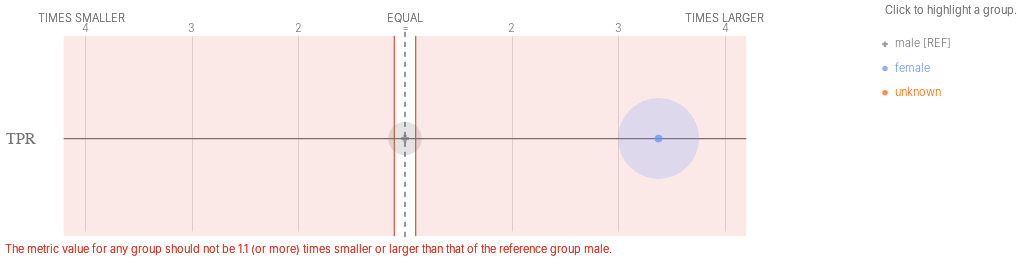

Notebook code cell kept with this figure:
### Code cell
ap.disparities(bdf, metrics, 'teacher_sex', fairness_threshold = 1.10)

### Figure 1 — Vega-Lite specification as saved in the notebook (floating-point values rounded to 4 significant figures)
{"config": {"view": {"continuousWidth": 400, "continuousHeight": 300, "strokeWidth": 0}, "axisLeft": {"labelColor": "rgb(117,117,117)", "labelFont": "Helvetica", "labelFontSize": 16}}, "layer": [{"data": {"name": "data-a80bbe78875d74850191493116348974"}, "mark": {"type": "rule", "stroke": "rgb(117,117,117)", "strokeWidth": 1.25, "tooltip": ""}, "encoding": {"x": {"type": "quantitative", "field": "x", "scale": {"domain": [-3, 3], "range": [80.0, 720.0]}}, "x2": {"field": "x2"}, "y": {"type": "nominal", "axis": {"domain": false, "labelAngle": 0, "labelPadding": -30, "orient": "left", "ticks": false, "title": ""}, "field": "metric", "scale": {"domain": ["TPR"], "range": [30, 225.0]}}}}, {"data": {"name": "data-79dd248bdaa0ea02c535240e8ad022c8"}, "mark": {"type": "rule", "stroke": "rgb(117,117,117)", "strokeDash": [5, 5], "strokeWidth": 1}, "encoding": {"tooltip": {"value": "male [REF]"}, "x": {"value": 400.0}, "y": {"value": 20.83}, "y2": {"value": 229.2}}}, {"data": {"name": "data-f70f876ef858e7578abafe4eee75fee4"}, "mark": {"type": "text", "align": "center", "color": "rgb(117,117,117)", "font": "Helvetica", "fontSize": 11, "fontWeight": 300, "tooltip": ""}, "encoding": {"text": {"type": "nominal", "field": "label"}, "x": {"type": "quantitative", "field": "value", "scale": {"domain": [-3, 3], "range": [80.0, 720.0]}}, "y": {"value": 17.5}}}, {"layer": [{"mark": {"type": "text", "align": "right", "fill": "rgb(117,117,117)", "font": "Helvetica", "fontSize": 11, "fontWeight": 300, "tooltip": ""}, "encoding": {"text": {"value": "TIMES SMALLER"}, "x": {"value": 120.0}, "y": {"value": 7.5}}}, {"mark": {"type": "text", "align": "left", "fill": "rgb(117,117,117)", "font": "Helvetica", "fontSize": 11, "fontWeight": 300, "tooltip": ""}, "encoding": {"text": {"value": "TIMES LARGER"}, "x": {"value": 680.0}, "y": {"value": 7.5}}}, {"mark": {"type": "text", "align": "center", "fill": "rgb(117,117,117)", "font": "Helvetica", "fontSize": 11, "fontWeight": 300, "tooltip": ""}, "encoding": {"text": {"value": "EQUAL"}, "x": {"value": 400.0}, "y": {"value": 7.5}}}], "data": {"name": "data-79dd248bdaa0ea02c535240e8ad022c8"}}, {"layer": [{"mark": {"type": "rule", "opacity": 0.8, "stroke": "rgb(217, 46, 28)", "strokeWidth": 1.25, "tooltip": ""}, "encoding": {"x": {"type": "quantitative", "field": "min", "scale": {"domain": [-3, 3], "range": [80.0, 720.0]}}, "y": {"value": 25.0}, "y2": {"value": 225.0}}}, {"mark": {"type": "rule", "opacity": 0.8, "stroke": "rgb(217, 46, 28)", "strokeWidth": 1.25, "tooltip": ""}, "encoding": {"x": {"type": "quantitative", "field": "max", "scale": {"domain": [-3, 3], "range": [80.0, 720.0]}}, "y": {"value": 25.0}, "y2": {"value": 225.0}}}, {"layer": [{"mark": {"type": "rect", "fill": "rgb(217, 46, 28)", "opacity": 0.1, "tooltip": ""}, "encoding": {"x": {"type": "quantitative", "field": "min", "scale": {"domain": [-3, 3], "range": [80.0, 720.0]}}, "x2": {"field": "lower_end"}, "y": {"value": 25.0}, "y2": {"value": 225.0}}}, {"mark": {"type": "rect", "fill": "rgb(217, 46, 28)", "opacity": 0.1, "tooltip": ""}, "encoding": {"x": {"type": "quantitative", "field": "max", "scale": {"domain": [-3, 3], "range": [80.0, 720.0]}}, "x2": {"field": "upper_end"}, "y": {"value": 25.0}, "y2": {"value": 225.0}}}]}, {"data": {"name": "data-79dd248bdaa0ea02c535240e8ad022c8"}, "mark": {"type": "text", "align": "left", "baseline": "top", "fill": "rgb(217, 46, 28)", "font": "Helvetica", "fontSize": 11, "fontWeight": 300, "tooltip": ""}, "encoding": {"text": {"value": "The metric value for any group should not be 1.1 (or more) times smaller or larger than that of the reference group male."}, "x": {"value": 0}, "y": {"value": 233.3}}}], "data": {"name": "data-6799aff6ca7ea4862ededec7ffb1ba95"}}, {"layer": [{"mark": "circle"}, {"data": {"name": "data-245a39d18cb435c8c6f2b645a04c4cf3"}, "mark": {"type": "circle", "opacity": 0.2}, "encoding": {"color": {"condition": {"type": "nominal", "field": "attribute_value", "legend": null, "scale": {"domain": ["male", "female", "unknown"], "range": ["rgb(117,117,117)", "rgb(100, 143, 255)", "rgb(254, 97, 0)", "rgb(220, 38, 127)", "rgb(255, 176, 0)", "rgb(120, 94, 240)"]}, "selection": "selector033"}, "value": "rgb(224,224,224)"}, "size": {"type": "quantitative", "field": "group_size", "legend": null, "scale": {"domain": [0, 18110.0], "range": [0, 7854.0]}}, "tooltip": [{"type": "nominal", "field": "attribute_value", "title": "Group"}, {"type": "nominal", "field": "tooltip_group_size", "title": "Group Size"}, {"type": "nominal", "field": "tooltip_disparity_explanation_tpr", "title": "Disparity"}, {"type": "quantitative", "field": "tpr", "format": ".2f", "title": "TPR"}], "x": {"type": "quantitative", "axis": {"domain": false, "labels": false, "ticks": false, "title": null, "values": [-3, -2, -1, 1, 2, 3]}, "field": "tpr_disparity_scaled", "scale": {"domain": [-3, 3], "range": [80.0, 720.0]}}, "y": {"type": "nominal", "axis": {"domain": false, "grid": false, "labels": false, "ticks": false, "title": " "}, "field": "metric_variable", "scale": {"domain": ["TPR"], "range": [30, 225.0]}}}, "selection": {"selector035": {"type": "multi", "empty": "all", "fields": ["attribute_value"]}}, "transform": [{"calculate": "'TPR'", "as": "metric_variable"}]}, {"layer": [{"mark": "point"}, {"data": {"name": "data-245a39d18cb435c8c6f2b645a04c4cf3"}, "mark": {"type": "point", "filled": true, "size": 60}, "encoding": {"color": {"condition": {"type": "nominal", "field": "attribute_value", "legend": null, "scale": {"domain": ["male", "female", "unknown"], "range": ["rgb(117,117,117)", "rgb(100, 143, 255)", "rgb(254, 97, 0)", "rgb(220, 38, 127)", "rgb(255, 176, 0)", "rgb(120, 94, 240)"]}, "selection": "selector033"}, "value": "rgb(224,224,224)"}, "shape": {"type": "nominal", "field": "attribute_value", "legend": null, "scale": {"domain": ["male", "female", "unknown"], "range": ["cross", "circle", "circle"]}}, "tooltip": [{"type": "nominal", "field": "attribute_value", "title": "Group"}, {"type": "nominal", "field": "tooltip_group_size", "title": "Group Size"}, {"type": "nominal", "field": "tooltip_disparity_explanation_tpr", "title": "Disparity"}, {"type": "quantitative", "field": "tpr", "format": ".2f", "title": "TPR"}], "x": {"type": "quantitative", "axis": {"domain": false, "labels": false, "ticks": false, "title": null, "values": [-3, -2, -1, 1, 2, 3]}, "field": "tpr_disparity_scaled", "scale": {"domain": [-3, 3], "range": [80.0, 720.0]}}, "y": {"type": "nominal", "axis": {"domain": false, "grid": false, "labels": false, "ticks": false, "title": " "}, "field": "metric_variable", "scale": {"domain": ["TPR"], "range": [30, 225.0]}}}, "selection": {"selector034": {"type": "multi", "empty": "all", "fields": ["attribute_value"]}}, "transform": [{"calculate": "'TPR'", "as": "metric_variable"}]}]}]}, {"layer": [{"mark": {"type": "point", "filled": true, "tooltip": ""}, "encoding": {"color": {"condition": {"type": "nominal", "field": "attribute_value", "legend": null, "scale": {"domain": ["male", "female", "unknown"], "range": ["rgb(117,117,117)", "rgb(100, 143, 255)", "rgb(254, 97, 0)", "rgb(220, 38, 127)", "rgb(255, 176, 0)", "rgb(120, 94, 240)"]}, "selection": "selector033"}, "value": "rgb(224,224,224)"}, "shape": {"type": "nominal", "field": "attribute_value", "legend": null, "scale": {"domain": ["male", "female", "unknown"], "range": ["cross", "circle", "circle"]}}, "x": {"value": 880.0}, "y": {"type": "nominal", "axis": {"domain": false, "grid": false, "labels": false, "ticks": false, "title": " "}, "field": "attribute_value", "scale": {"domain": ["male", "female", "unknown"], "range": [21, 94]}}}, "selection": {"selector033": {"type": "multi", "empty": "all", "fields": ["attribute_value"]}}}, {"mark": {"type": "text", "align": "left", "baseline": "middle", "font": "Helvetica", "fontSize": 11, "fontWeight": 300, "tooltip": ""}, "encoding": {"color": {"condition": {"type": "nominal", "field": "attribute_value", "legend": null, "scale": {"domain": ["male", "female", "unknown"], "range": ["rgb(117,117,117)", "rgb(100, 143, 255)", "rgb(254, 97, 0)", "rgb(220, 38, 127)", "rgb(255, 176, 0)", "rgb(120, 94, 240)"]}, "selection": "selector033"}, "value": "rgb(224,224,224)"}, "text": {"type": "nominal", "field": "label"}, "x": {"value": 890.0}, "y": {"type": "nominal", "axis": {"domain": false, "grid": false, "labels": false, "ticks": false, "title": " "}, "field": "attribute_value", "scale": {"domain": ["male", "female", "unknown"], "range": [21, 94]}}}, "selection": {"selector036": {"type": "multi", "empty": "all", "fields": ["attribute_value"]}}}, {"data": {"name": "data-79dd248bdaa0ea02c535240e8ad022c8"}, "mark": {"type": "text", "align": "left", "baseline": "middle", "color": "rgb(117,117,117)", "font": "Helvetica", "fontSize": 11, "fontWeight": 300, "tooltip": ""}, "encoding": {"text": {"value": "Click to highlight a group."}, "x": {"value": 880.0}, "y": {"value": 0}}}], "data": {"name": "data-6df95a8a7494697b991a127cc09eea8e"}}], "height": 250, "resolve": {"scale": {"size": "independent", "y": "independent"}}, "width": 800, "$schema": "https://vega.github.io/schema/vega-lite/v4.8.1.json", "datasets": {"data-a80bbe78875d74850191493116348974": [{"metric": "TPR", "x": -3.2, "x2": 3.2}], "data-79dd248bdaa0ea02c535240e8ad022c8": [{"a": 1, "b": 0}, {"a": 1, "b": 0}], "data-f70f876ef858e7578abafe4eee75fee4": [{"value": -3, "label": 4}, {"value": -2, "label": 3}, {"value": -1, "label": 2}, {"value": 0, "label": "="}, {"value": 1, "label": 2}, {"value": 2, "label": 3}, {"value": 3, "label": 4}], "data-6799aff6ca7ea4862ededec7ffb1ba95": [{"min": -0.1, "max": 0.1, "lower_end": -3.2, "upper_end": 3.2}], "data-245a39d18cb435c8c6f2b645a04c4cf3": [{"attribute_name": "teacher_sex", "attribute_value": "female", "group_size": 15092, "total_entities": 17677, "tpr": 0.1026, "tpr_disparity": 3.377, "tpr_disparity_scaled": 2.377, "tooltip_group_size": "15,092 (85.38%)", "tooltip_disparity_explanation_tpr": "3.38 times larger TPR than the reference group"}, {"attribute_name": "teacher_sex", "attribute_value": "male", "group_size": 2584, "total_entities": 17677, "tpr": 0.03038, "tpr_disparity": 1.0, "tpr_disparity_scaled": 0.0, "tooltip_group_size": "2,584 (14.62%)", "tooltip_disparity_explanation_tpr": "Reference group"}, {"attribute_name": "teacher_sex", "attribute_value": "unknown", "group_size": 1, "total_entities": 17677, "tpr": null, "tpr_disparity": null, "tpr_disparity_scaled": null, "tooltip_group_size": "1 (0.01%)", "tooltip_disparity_explanation_tpr": "Same TPR as the reference group"}], "data-6df95a8a7494697b991a127cc09eea8e": [{"attribute_value": "male", "label": "male [REF]"}, {"attribute_value": "female", "label": "female"}, {"attribute_value": "unknown", "label": "unknown"}]}}
